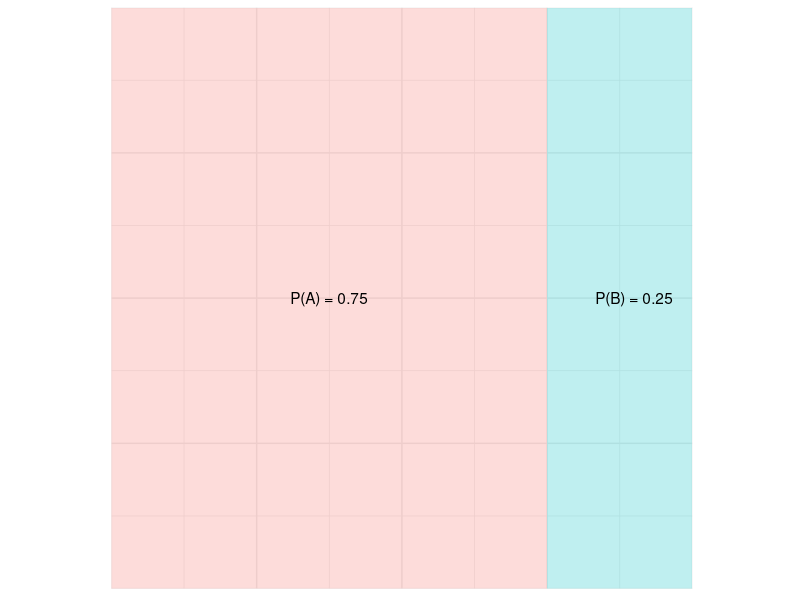
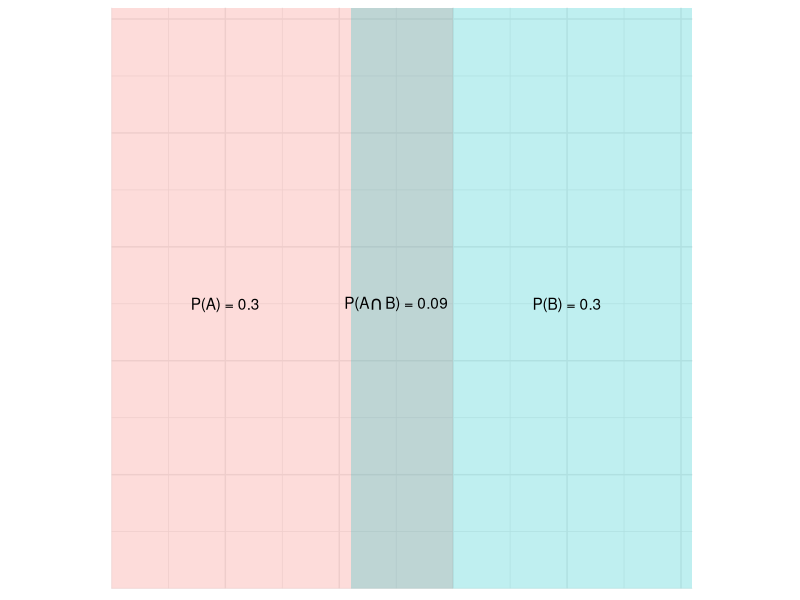
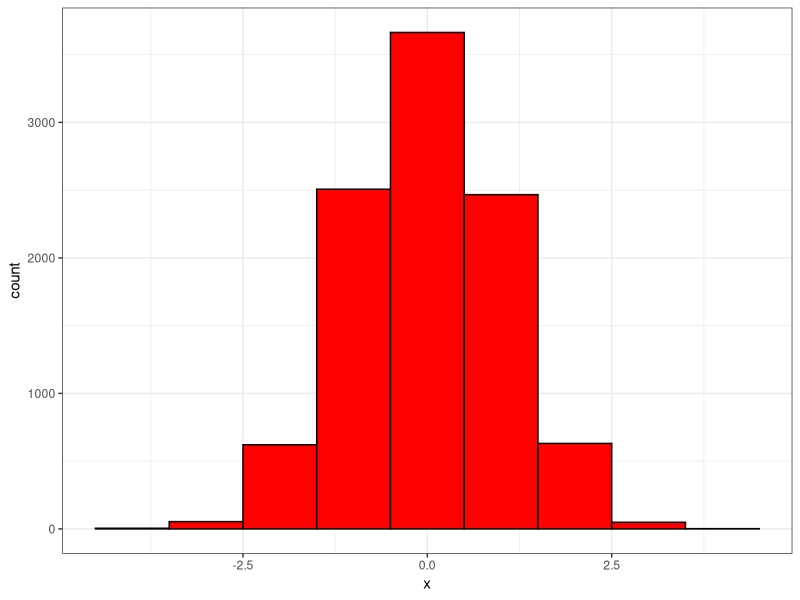
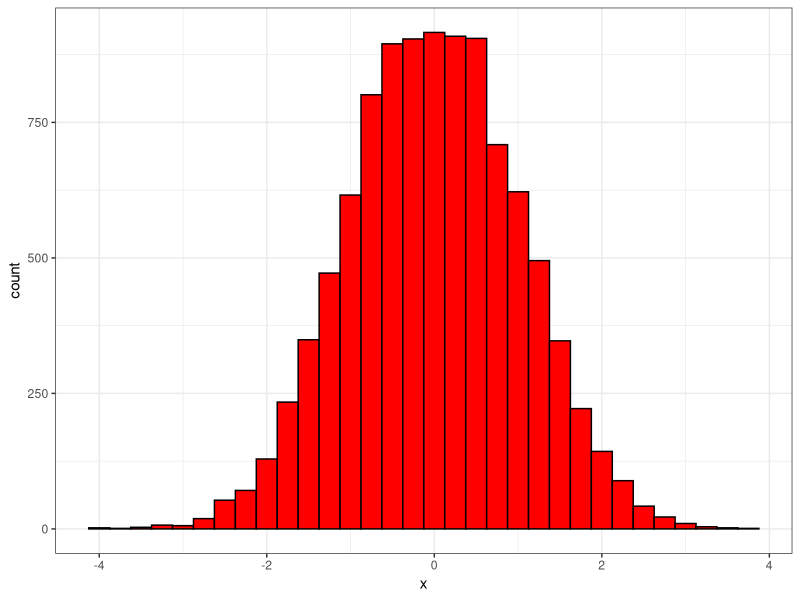
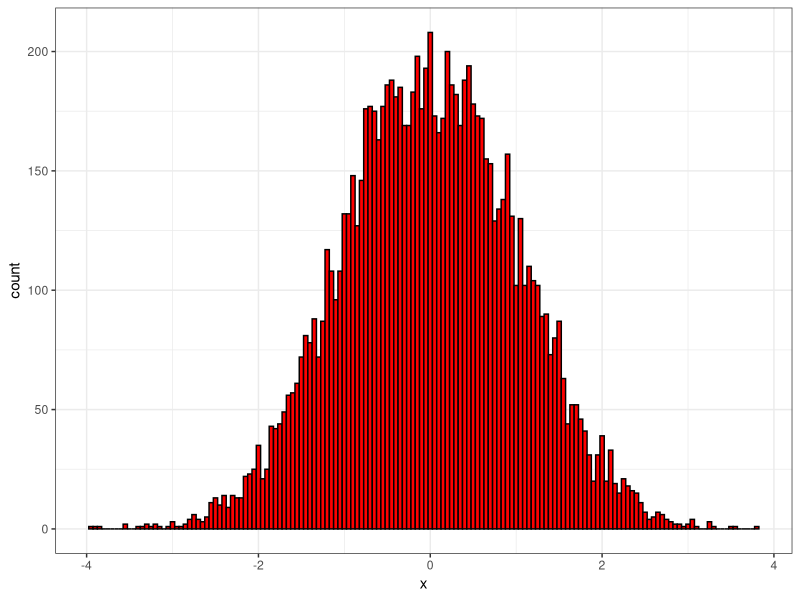
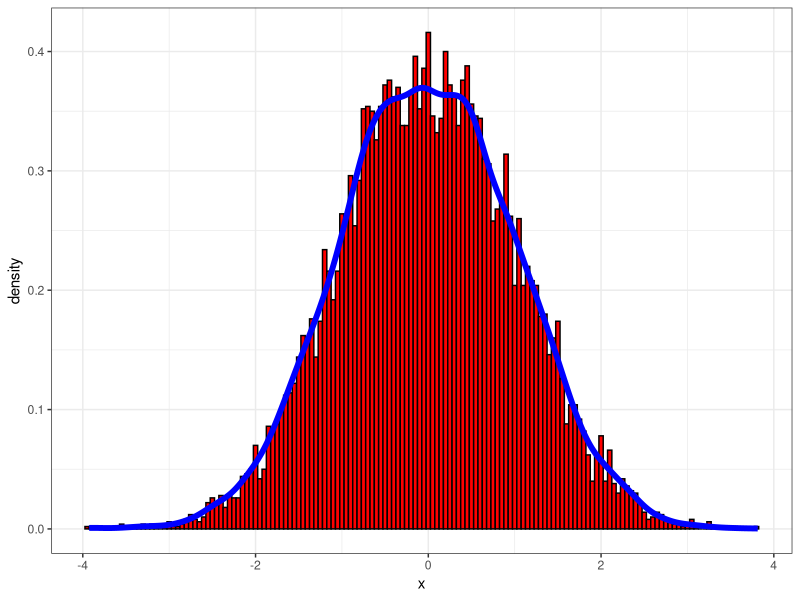
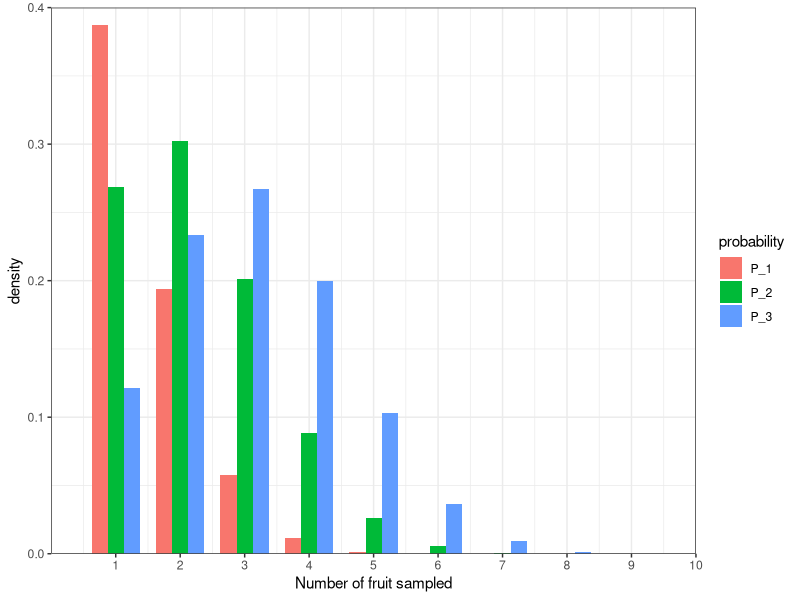
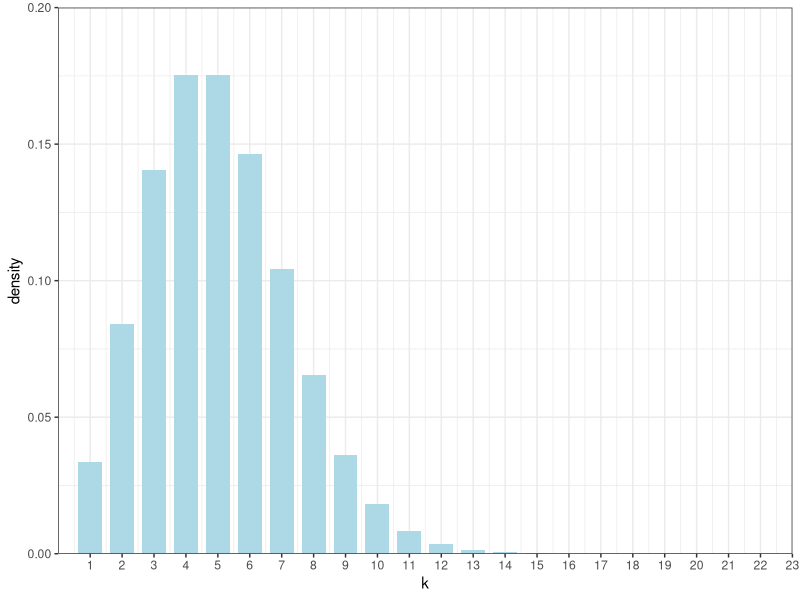

Here is the R script that generated these plots, in order:
## ---- chunk 1
library(tidyverse)
## ---- chunk 2
rect_1<-data.frame(outcome = factor(c(1,2)), xmin = c(0,3), xmax = c(3, 4), ymin = c(0,0), ymax = c(4,4))

ggplot(data = rect_1) + 
  geom_rect(aes(xmin = xmin, xmax = xmax, ymin = ymin, ymax = ymax, fill = outcome), alpha = 0.25) +
  coord_equal(expand = FALSE) +
  geom_text(aes(x = c(1.5,3.6), y = c(2,2), label = c("P(A) = 0.75", "P(B) = 0.25"))) +
  theme_minimal() +
  theme(legend.position = "none",
        axis.text = element_blank(),
        axis.title = element_blank())
## ---- chunk 3
rect_1<-data.frame(outcome = factor(c(1,2)), xmin = c(0,0.21), xmax = c(0.3, 0.51), ymin = c(0,0), ymax = c(0.51,0.51))

ggplot(data = rect_1) + 
  geom_rect(aes(xmin = xmin, xmax = xmax, ymin = ymin, ymax = ymax, fill = outcome), alpha = 0.25) +
  coord_equal(expand = FALSE) +
  annotate("text", x = 0.1, y = 0.25, label = "P(A) = 0.3") +
  annotate("text", x = 0.4, y = 0.25, label = "P(B) = 0.3") +
  annotate("text", x = 0.25, y = 0.25, label = as.character(expression(paste("P(A",intersect("B"),") = 0.09"))), parse = TRUE) +
  theme_minimal() +
  theme(legend.position = "none",
        axis.text = element_blank(),
        axis.title = element_blank())
## ---- chunk 4
rand_vals<-data.frame(x = rnorm(10000))

ggplot(rand_vals) + 
  geom_histogram(aes(x = x), fill = "red", colour = "black", binwidth = 1) +
  theme_bw()

ggplot(rand_vals) + 
  geom_histogram(aes(x = x), fill = "red", colour = "black", binwidth = 0.25) +
  theme_bw()

ggplot(rand_vals) + 
  geom_histogram(aes(x = x), fill = "red", colour = "black", binwidth = 0.05) +
  theme_bw()

#  Add a density curve
ggplot(rand_vals,aes(x = x)) + 
  geom_histogram(aes(y = ..density..), fill = "red", colour = "black", binwidth = 0.05) +
  geom_density(size = 2, colour = "blue") +
  theme_bw()

## ---- chunk 5
p = 0.1
N = 10

P_N = (1-p)^N

psuedo_dat <- data.frame(k = 1:N)
psuedo_dat$P_N <- (factorial(N)/(factorial(psuedo_dat$k)*factorial((N - psuedo_dat$k)))) * (p^psuedo_dat$k)*(1-p)^(N -psuedo_dat$k) 
psuedo_dat$P_1 <- dbinom(x = 1:10, size = 10, p = 0.1)
psuedo_dat$P_2 <- dbinom(x = 1:10, size = 10, p = 0.2)
psuedo_dat$P_3 <- dbinom(x = 1:10, size = 10, p = 0.3)

psuedo_dat %>% 
  select(k, P_1:P_3) %>% 
  gather(probability, value, P_1:P_3) -> psuedo_dat.long

ggplot(psuedo_dat.long) + 
  geom_bar(aes(x = k, y = value, fill = probability, group = probability), stat = "identity", width = 0.75, position = "dodge") +
  coord_cartesian(ylim = c(0,0.40), xlim = c(0, 10), expand = FALSE) +
  scale_x_continuous(breaks = 1:10) +
  labs(y="density",x = "Number of fruit sampled") +
  theme_bw()

## ---- chunk 6
r = 0.5
t = 10
cutoff = 1 - 1e-9

sum_val <- exp(-r*t)

k = 1
pois_stor<-NULL

while(sum_val <= cutoff){
  
  p_kt<-((exp(-r * t) * (r*t)^k)/factorial(k))
  
  pois_stor<-rbind(pois_stor,data.frame(k = k, p_kt = p_kt))
  
  sum_val = sum_val +p_kt
  
  k<- k +1
  
}

# Final K
k
# Final p_kt
p_kt

pois_stor
## ---- chunk 7
pois_stor$p_kt1 <- dpois(1:23, r*t, log = FALSE)

ggplot(pois_stor) + 
  geom_bar(aes(x = k, y = p_kt1), stat = "identity", width = 0.75, fill = "lightblue") +
  coord_cartesian(ylim = c(0,0.20), xlim = c(0, 23), expand = FALSE) +
  scale_x_continuous(breaks = 1:23) +
  labs(y="density",x = "k") +
  theme_bw()
## ---- chunk 8
pois_stor$cdf_kt1 <-cumsum(pois_stor$p_kt1)
pois_stor
## ---- chunk 9
ggplot(pois_stor) + 
  geom_bar(aes(x = k, y = cdf_kt1), stat = "identity", width = 0.75, fill = "lightblue") +
  coord_cartesian(ylim = c(0,1), xlim = c(0, 23), expand = FALSE) +
  scale_x_continuous(breaks = 1:23) +
  labs(y="cumulative density",x = "k") +
  theme_bw()
## ---- chunk 10
sum(dpois(0:4, r*t, log = FALSE))

ppois(4, r*t)
